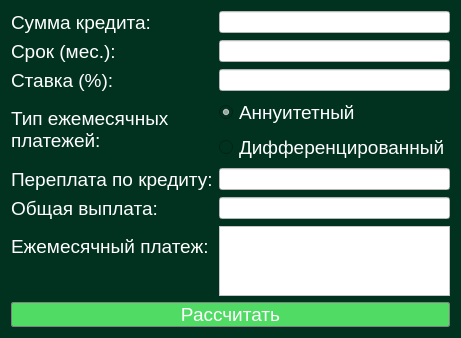
<?xml version="1.0" encoding="UTF-8"?>
<ui version="4.0">
 <class>CreditWindow</class>
 <widget class="QDialog" name="CreditWindow">
  <property name="geometry">
   <rect>
    <x>0</x>
    <y>0</y>
    <width>366</width>
    <height>324</height>
   </rect>
  </property>
  <property name="windowTitle">
   <string>Dialog</string>
  </property>
  <property name="styleSheet">
   <string notr="true">background-color: rgb(1, 50, 32);</string>
  </property>
  <layout class="QVBoxLayout" name="verticalLayout">
   <item>
    <layout class="QFormLayout" name="formLayout_3">
     <property name="labelAlignment">
      <set>Qt::AlignLeading|Qt::AlignLeft|Qt::AlignVCenter</set>
     </property>
     <item row="0" column="1">
      <widget class="QLineEdit" name="credit_amount">
       <property name="styleSheet">
        <string notr="true">background-color: white;
color: rgb(126, 90, 148);
font: 14pt &quot;Comic Sans MS&quot;;</string>
       </property>
       <property name="text">
        <string/>
       </property>
      </widget>
     </item>
     <item row="1" column="0">
      <widget class="QLabel" name="label_2">
       <property name="styleSheet">
        <string notr="true">color: white;
font: 14pt ;</string>
       </property>
       <property name="text">
        <string>Срок (мес.):</string>
       </property>
      </widget>
     </item>
     <item row="1" column="1">
      <widget class="QLineEdit" name="period">
       <property name="styleSheet">
        <string notr="true">background-color: white;
color: rgb(126, 90, 148);
font: 14pt &quot;Comic Sans MS&quot;;</string>
       </property>
       <property name="text">
        <string/>
       </property>
      </widget>
     </item>
     <item row="2" column="0">
      <widget class="QLabel" name="label_3">
       <property name="styleSheet">
        <string notr="true">color: white;
font: 14pt </string>
       </property>
       <property name="text">
        <string>Ставка (%):</string>
       </property>
      </widget>
     </item>
     <item row="2" column="1">
      <widget class="QLineEdit" name="rate">
       <property name="styleSheet">
        <string notr="true">background-color: white;
color: rgb(126, 90, 148);
font: 14pt &quot;Comic Sans MS&quot;;</string>
       </property>
       <property name="text">
        <string/>
       </property>
       <property name="maxLength">
        <number>5</number>
       </property>
      </widget>
     </item>
     <item row="3" column="0">
      <widget class="QLabel" name="label_7">
       <property name="styleSheet">
        <string notr="true">color: white;
font: 14pt;</string>
       </property>
       <property name="text">
        <string>Тип ежемесячных &lt;br&gt;платежей:</string>
       </property>
      </widget>
     </item>
     <item row="3" column="1">
      <layout class="QVBoxLayout" name="verticalLayout_4">
       <item>
        <widget class="QRadioButton" name="annuit">
         <property name="enabled">
          <bool>true</bool>
         </property>
         <property name="styleSheet">
          <string notr="true">color: white;
font: 14pt;</string>
         </property>
         <property name="text">
          <string>Аннуитетный</string>
         </property>
         <property name="checked">
          <bool>true</bool>
         </property>
        </widget>
       </item>
       <item>
        <widget class="QRadioButton" name="diff">
         <property name="enabled">
          <bool>true</bool>
         </property>
         <property name="styleSheet">
          <string notr="true">color: white;
font: 14pt;</string>
         </property>
         <property name="text">
          <string>Дифференцированный</string>
         </property>
        </widget>
       </item>
      </layout>
     </item>
     <item row="4" column="0">
      <widget class="QLabel" name="label_4">
       <property name="styleSheet">
        <string notr="true">color: white;
font: 14pt ;</string>
       </property>
       <property name="text">
        <string>Переплата по кредиту:</string>
       </property>
      </widget>
     </item>
     <item row="4" column="1">
      <widget class="QLineEdit" name="overpayment">
       <property name="styleSheet">
        <string notr="true">background-color: white;
color: rgb(126, 90, 148);
font: 14pt &quot;Comic Sans MS&quot;;</string>
       </property>
       <property name="text">
        <string/>
       </property>
       <property name="readOnly">
        <bool>true</bool>
       </property>
      </widget>
     </item>
     <item row="5" column="0">
      <widget class="QLabel" name="label_5">
       <property name="styleSheet">
        <string notr="true">color: white;
font: 14pt;</string>
       </property>
       <property name="text">
        <string>Общая выплата:</string>
       </property>
      </widget>
     </item>
     <item row="5" column="1">
      <widget class="QLineEdit" name="total_payment">
       <property name="styleSheet">
        <string notr="true">background-color: white;
color: rgb(126, 90, 148);
font: 14pt &quot;Comic Sans MS&quot;;</string>
       </property>
       <property name="text">
        <string/>
       </property>
       <property name="readOnly">
        <bool>true</bool>
       </property>
      </widget>
     </item>
     <item row="6" column="1">
      <widget class="QListWidget" name="monthly_payment">
       <property name="styleSheet">
        <string notr="true">background-color: white;
color: rgb(126, 90, 148);
font: 14pt &quot;Comic Sans MS&quot;;</string>
       </property>
      </widget>
     </item>
     <item row="6" column="0">
      <widget class="QLabel" name="label_6">
       <property name="styleSheet">
        <string notr="true">color: white;
font: 14pt ;</string>
       </property>
       <property name="text">
        <string>Ежемесячный платеж:</string>
       </property>
      </widget>
     </item>
     <item row="0" column="0">
      <widget class="QLabel" name="label">
       <property name="styleSheet">
        <string notr="true">color: white;
font: 14pt;</string>
       </property>
       <property name="text">
        <string>Сумма кредита:</string>
       </property>
      </widget>
     </item>
    </layout>
   </item>
   <item>
    <widget class="QPushButton" name="calculate">
     <property name="styleSheet">
      <string notr="true">QPushButton {
border: 1px solid grey;
background-color: rgb(80, 220, 100);
border-radius: 2px;
color: white;
font: 14pt ;
}

QPushButton:pressed {
    background-color: qlineargradient(x1: 0, y1: 0, x2: 0, y2: 1,
                                      stop: 0 #dadbde, stop: 1 #f6f7fa);
}</string>
     </property>
     <property name="text">
      <string>Рассчитать</string>
     </property>
    </widget>
   </item>
  </layout>
 </widget>
 <resources/>
 <connections/>
</ui>
